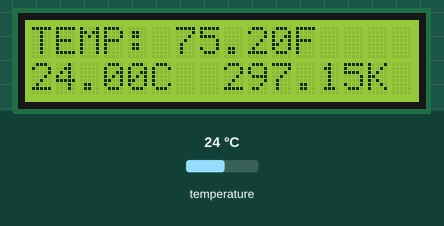
This sketch was run on a simulated Arduino Uno, built with avr-gcc and run on an emulated ATmega328P. Shown: 16×2 character LCD. The test bench sets the inputs (shaded band); at power-on: temperature 24 °C.

Above: at 1.2 s.
1.3 s: temperature set to 12 °C
At 3.8 s:
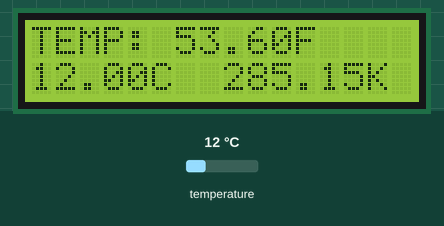
4.1 s: temperature set to 19 °C
At 5.7 s:
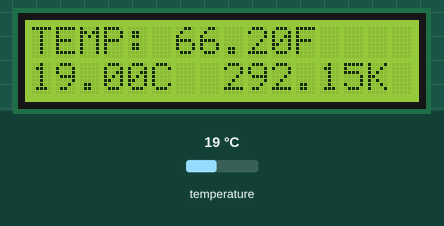
6.2 s: temperature set to 28 °C
At 8.3 s:
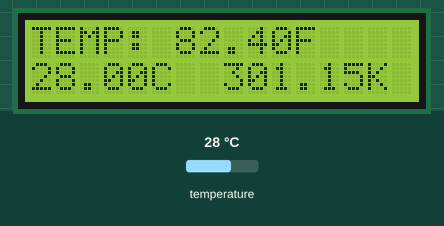
Timing chart, 0 to 9.8 s (numbered marks = the images above; inputs shaded):
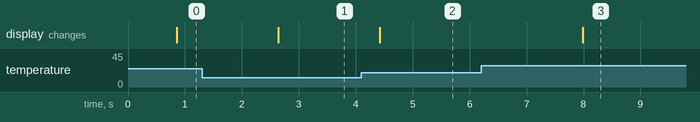

Measured:
- after the input at 1.3 s, the display: changes after 1.3 s (image 1)
- after the input at 4.1 s, the display: changes after 0.32 s (image 2)
- after the input at 6.2 s, the display: changes after 1.8 s (image 3)

The sketch:

DS18B20_TEMP_LCD.ino
```cpp
//LCD
#include <LiquidCrystal.h>

#define DB7 13
#define DB6 12
#define DB5 11
#define DB4 10
#define E 9
#define RS 8
LiquidCrystal lcd(RS, E, DB4, DB5, DB6, DB7)
;

//DS18B20
#include <OneWire.h>
#include <DallasTemperature.h>
#define ONE_WIRE_BUS 2
OneWire oneWire(ONE_WIRE_BUS);
DallasTemperature sensors(&oneWire);


float tf = 0, h = 0, tk = 0, tc = 0;


void setup() {
Serial.begin(9600);
pinMode(13, OUTPUT);
pinMode(12, OUTPUT);
pinMode(11, OUTPUT);
pinMode(10, OUTPUT);
pinMode(9, OUTPUT);
pinMode(8, OUTPUT);
pinMode(2, OUTPUT);

//dht.begin();
sensors.begin();
lcd.begin(16, 2);
}

void loop() {

lcd.setCursor(0, 0);
sensors.requestTemperatures();

tc = sensors.getTempCByIndex(0);
tf = sensors.getTempFByIndex(0);

tk = tc + 273.15;

lcd.leftToRight();
lcd.print("TEMP: ");
lcd.print(tf);
lcd.print("F");
lcd.setCursor(0,1);
lcd.print(tc);
lcd.print("C  ");
lcd.print(tk);
lcd.print("K");
delay(1000);
}
```
